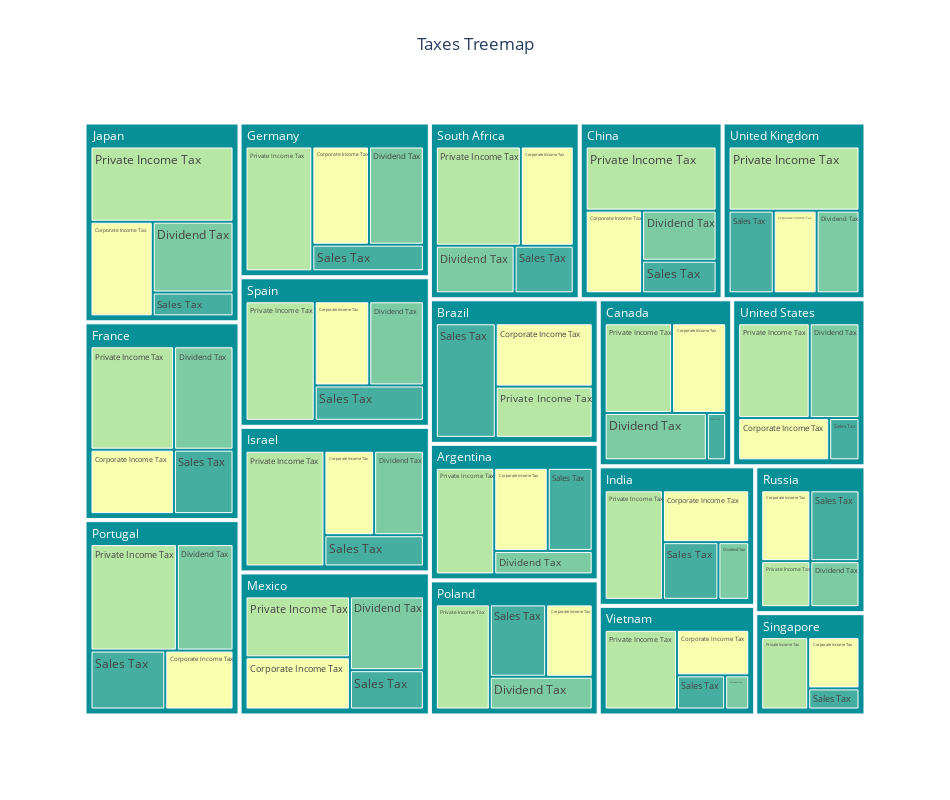

Notebook source saved alongside this figure:
### Code cell
#Treemap for the taxes in selected countries.
tax_treemap = px.treemap(data_frame=treemap_df, path=['country', 'tax_name'], values='tax_value', title='Taxes Treemap', hover_name='country', hover_data={'country':False, 'tax_name':False, 'tax_value':True}, color='tax_name', color_discrete_sequence=px.colors.sequential.Bluyl, width=950, height=800)
tax_treemap.update_layout(title_x=0.5)

### Figure 1 — Plotly figure (JSON) as saved in the notebook; plotly's stock layout.template omitted (floating-point values rounded to 4 significant figures; data arrays with more than 128 entries replaced by an {"elided": "..."} marker saying what was removed)
{"data": [{"branchvalues": "total", "customdata": {"elided": "95x3 mixed values"}, "domain": {"x": [0, 1], "y": [0, 1]}, "hovertemplate": "<b>%{hovertext}</b><br><br>labels=%{label}<br>tax_value=%{customdata[2]}<br>parent=%{parent}<br>id=%{id}<extra></extra>", "hovertext": ["Argentina", "United States", "United Kingdom", "Spain", "South Africa", "Singapore", "Russia", "Portugal", "Poland", "Vietnam", "Japan", "Israel", "India", "Germany", "France", "China", "Canada", "Brazil", "Mexico", "Israel", "India", "Canada", "France", "China", "Japan", "Germany", "Mexico", "South Africa", "Portugal", "Russia", "Singapore", "Spain", "United Kingdom", "United States", "Vietnam", "Brazil", "Poland", "Argentina", "Vietnam", "United States", "Argentina", "Brazil", "Canada", "China", "France", "India", "Israel", "Japan", "Germany", "Poland", "Portugal", "Russia", "Singapore", "South Africa", "Spain", "United Kingdom", "Mexico", "Poland", "United Kingdom", "Spain", "South Africa", "Singapore", "Russia", "Portugal", "Mexico", "Argentina", "Israel", "India", "Germany", "France", "China", "Canada", "Brazil", "United States", "Japan", "Vietnam", "Argentina", "Brazil", "Canada", "China", "France", "Germany", "India", "Israel", "Japan", "Mexico", "Poland", "Portugal", "Russia", "Singapore", "South Africa", "Spain", "United Kingdom", "United States", "Vietnam"], "ids": ["Argentina/Corporate Income Tax", "United States/Corporate Income Tax", "United Kingdom/Corporate Income Tax", "Spain/Corporate Income Tax", "South Africa/Corporate Income Tax", "Singapore/Corporate Income Tax", "Russia/Corporate Income Tax", "Portugal/Corporate Income Tax", "Poland/Corporate Income Tax", "Vietnam/Corporate Income Tax", "Japan/Corporate Income Tax", "Israel/Corporate Income Tax", "India/Corporate Income Tax", "Germany/Corporate Income Tax", "France/Corporate Income Tax", "China/Corporate Income Tax", "Canada/Corporate Income Tax", "Brazil/Corporate Income Tax", "Mexico/Corporate Income Tax", "Israel/Private Income Tax", "India/Private Income Tax", "Canada/Private Income Tax", "France/Private Income Tax", "China/Private Income Tax", "Japan/Private Income Tax", "Germany/Private Income Tax", "Mexico/Private Income Tax", "South Africa/Private Income Tax", "Portugal/Private Income Tax", "Russia/Private Income Tax", "Singapore/Private Income Tax", "Spain/Private Income Tax", "United Kingdom/Private Income Tax", "United States/Private Income Tax", "Vietnam/Private Income Tax", "Brazil/Private Income Tax", "Poland/Private Income Tax", "Argentina/Private Income Tax", "Vietnam/Dividend Tax", "United States/Dividend Tax", "Argentina/Dividend Tax", "Brazil/Dividend Tax", "Canada/Dividend Tax", "China/Dividend Tax", "France/Dividend Tax", "India/Dividend Tax", "Israel/Dividend Tax", "Japan/Dividend Tax", "Germany/Dividend Tax", "Poland/Dividend Tax", "Portugal/Dividend Tax", "Russia/Dividend Tax", "Singapore/Dividend Tax", "South Africa/Dividend Tax", "Spain/Dividend Tax", "United Kingdom/Dividend Tax", "Mexico/Dividend Tax", "Poland/Sales Tax", "United Kingdom/Sales Tax", "Spain/Sales Tax", "South Africa/Sales Tax", "Singapore/Sales Tax", "Russia/Sales Tax", "Portugal/Sales Tax", "Mexico/Sales Tax", "Argentina/Sales Tax", "Israel/Sales Tax", "India/Sales Tax", "Germany/Sales Tax", "France/Sales Tax", "China/Sales Tax", "Canada/Sales Tax", "Brazil/Sales Tax", "United States/Sales Tax", "Japan/Sales Tax", "Vietnam/Sales Tax", "Argentina", "Brazil", "Canada", "China", "France", "Germany", "India", "Israel", "Japan", "Mexico", "Poland", "Portugal", "Russia", "Singapore", "South Africa", "Spain", "United Kingdom", "United States", "Vietnam"], "labels": ["Corporate Income Tax", "Corporate Income Tax", "Corporate Income Tax", "Corporate Income Tax", "Corporate Income Tax", "Corporate Income Tax", "Corporate Income Tax", "Corporate Income Tax", "Corporate Income Tax", "Corporate Income Tax", "Corporate Income Tax", "Corporate Income Tax", "Corporate Income Tax", "Corporate Income Tax", "Corporate Income Tax", "Corporate Income Tax", "Corporate Income Tax", "Corporate Income Tax", "Corporate Income Tax", "Private Income Tax", "Private Income Tax", "Private Income Tax", "Private Income Tax", "Private Income Tax", "Private Income Tax", "Private Income Tax", "Private Income Tax", "Private Income Tax", "Private Income Tax", "Private Income Tax", "Private Income Tax", "Private Income Tax", "Private Income Tax", "Private Income Tax", "Private Income Tax", "Private Income Tax", "Private Income Tax", "Private Income Tax", "Dividend Tax", "Dividend Tax", "Dividend Tax", "Dividend Tax", "Dividend Tax", "Dividend Tax", "Dividend Tax", "Dividend Tax", "Dividend Tax", "Dividend Tax", "Dividend Tax", "Dividend Tax", "Dividend Tax", "Dividend Tax", "Dividend Tax", "Dividend Tax", "Dividend Tax", "Dividend Tax", "Dividend Tax", "Sales Tax", "Sales Tax", "Sales Tax", "Sales Tax", "Sales Tax", "Sales Tax", "Sales Tax", "Sales Tax", "Sales Tax", "Sales Tax", "Sales Tax", "Sales Tax", "Sales Tax", "Sales Tax", "Sales Tax", "Sales Tax", "Sales Tax", "Sales Tax", "Sales Tax", "Argentina", "Brazil", "Canada", "China", "France", "Germany", "India", "Israel", "Japan", "Mexico", "Poland", "Portugal", "Russia", "Singapore", "South Africa", "Spain", "United Kingdom", "United States", "Vietnam"], "marker": {"colors": ["rgb(247, 254, 174)", "rgb(247, 254, 174)", "rgb(247, 254, 174)", "rgb(247, 254, 174)", "rgb(247, 254, 174)", "rgb(247, 254, 174)", "rgb(247, 254, 174)", "rgb(247, 254, 174)", "rgb(247, 254, 174)", "rgb(247, 254, 174)", "rgb(247, 254, 174)", "rgb(247, 254, 174)", "rgb(247, 254, 174)", "rgb(247, 254, 174)", "rgb(247, 254, 174)", "rgb(247, 254, 174)", "rgb(247, 254, 174)", "rgb(247, 254, 174)", "rgb(247, 254, 174)", "rgb(183, 230, 165)", "rgb(183, 230, 165)", "rgb(183, 230, 165)", "rgb(183, 230, 165)", "rgb(183, 230, 165)", "rgb(183, 230, 165)", "rgb(183, 230, 165)", "rgb(183, 230, 165)", "rgb(183, 230, 165)", "rgb(183, 230, 165)", "rgb(183, 230, 165)", "rgb(183, 230, 165)", "rgb(183, 230, 165)", "rgb(183, 230, 165)", "rgb(183, 230, 165)", "rgb(183, 230, 165)", "rgb(183, 230, 165)", "rgb(183, 230, 165)", "rgb(183, 230, 165)", "rgb(124, 203, 162)", "rgb(124, 203, 162)", "rgb(124, 203, 162)", "rgb(124, 203, 162)", "rgb(124, 203, 162)", "rgb(124, 203, 162)", "rgb(124, 203, 162)", "rgb(124, 203, 162)", "rgb(124, 203, 162)", "rgb(124, 203, 162)", "rgb(124, 203, 162)", "rgb(124, 203, 162)", "rgb(124, 203, 162)", "rgb(124, 203, 162)", "rgb(124, 203, 162)", "rgb(124, 203, 162)", "rgb(124, 203, 162)", "rgb(124, 203, 162)", "rgb(124, 203, 162)", "rgb(70, 174, 160)", "rgb(70, 174, 160)", "rgb(70, 174, 160)", "rgb(70, 174, 160)", "rgb(70, 174, 160)", "rgb(70, 174, 160)", "rgb(70, 174, 160)", "rgb(70, 174, 160)", "rgb(70, 174, 160)", "rgb(70, 174, 160)", "rgb(70, 174, 160)", "rgb(70, 174, 160)", "rgb(70, 174, 160)", "rgb(70, 174, 160)", "rgb(70, 174, 160)", "rgb(70, 174, 160)", "rgb(70, 174, 160)", "rgb(70, 174, 160)", "rgb(70, 174, 160)", "rgb(8, 144, 153)", "rgb(8, 144, 153)", "rgb(8, 144, 153)", "rgb(8, 144, 153)", "rgb(8, 144, 153)", "rgb(8, 144, 153)", "rgb(8, 144, 153)", "rgb(8, 144, 153)", "rgb(8, 144, 153)", "rgb(8, 144, 153)", "rgb(8, 144, 153)", "rgb(8, 144, 153)", "rgb(8, 144, 153)", "rgb(8, 144, 153)", "rgb(8, 144, 153)", "rgb(8, 144, 153)", "rgb(8, 144, 153)", "rgb(8, 144, 153)", "rgb(8, 144, 153)"]}, "name": "", "parents": ["Argentina", "United States", "United Kingdom", "Spain", "South Africa", "Singapore", "Russia", "Portugal", "Poland", "Vietnam", "Japan", "Israel", "India", "Germany", "France", "China", "Canada", "Brazil", "Mexico", "Israel", "India", "Canada", "France", "China", "Japan", "Germany", "Mexico", "South Africa", "Portugal", "Russia", "Singapore", "Spain", "United Kingdom", "United States", "Vietnam", "Brazil", "Poland", "Argentina", "Vietnam", "United States", "Argentina", "Brazil", "Canada", "China", "France", "India", "Israel", "Japan", "Germany", "Poland", "Portugal", "Russia", "Singapore", "South Africa", "Spain", "United Kingdom", "Mexico", "Poland", "United Kingdom", "Spain", "South Africa", "Singapore", "Russia", "Portugal", "Mexico", "Argentina", "Israel", "India", "Germany", "France", "China", "Canada", "Brazil", "United States", "Japan", "Vietnam", "", "", "", "", "", "", "", "", "", "", "", "", "", "", "", "", "", "", ""], "type": "treemap", "values": [25, 21, 19, 25, 28, 17, 20, 21, 19, 20, 30.62, 23, 25.17, 30, 28, 25, 26.5, 34, 30, 50, 35.88, 33, 45, 45, 55.95, 45, 35, 45, 48, 13, 22, 45, 45, 37, 35, 27.5, 32, 35, 5, 25.77, 13, 0, 26.44, 20, 32.02, 10, 23, 29.74, 29.09, 19, 31.5, 13, 0, 20, 25, 19, 30, 23, 20, 21, 15, 7, 20, 23, 16, 21, 17, 18, 16, 20, 13, 5, 38, 7, 10, 10, 94, 99.5, 90.94, 103, 125.0, 120.1, 89.05, 113, 126.3, 111, 93, 123.5, 66, 46, 108, 116, 103, 90.77, 70]}], "layout": {"height": 800, "legend": {"tracegroupgap": 0}, "title": {"text": "Taxes Treemap", "x": 0.5}, "treemapcolorway": ["rgb(247, 254, 174)", "rgb(183, 230, 165)", "rgb(124, 203, 162)", "rgb(70, 174, 160)", "rgb(8, 144, 153)", "rgb(0, 113, 139)", "rgb(4, 82, 117)"], "width": 950}}
